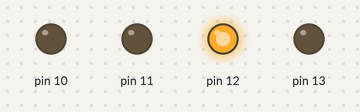
Bench run of a sketch on a simulated Arduino Uno, built with avr-gcc and run on an emulated ATmega328P. On the bench: output pins drawn as LEDs (lit = HIGH).

Above: at 0.06 s.
At 2.18 s:
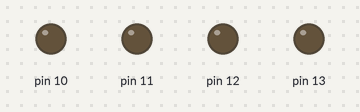
At 3.56 s:
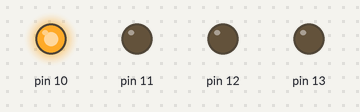
At 4.93 s:
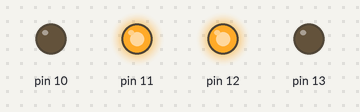
Timing chart, 0 to 5.2 s (numbered marks = the images above):
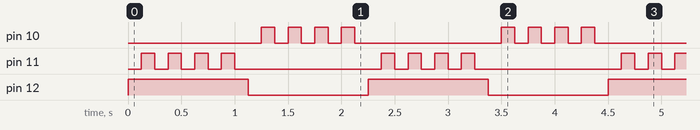

Measured:
- by itself, pin 10, pin 11: repeats every 2.3 s: 3 × (LOW 0.13 s, HIGH 0.13 s), LOW 1.4 s, HIGH 0.13 s
- by itself, pin 12: alternates HIGH for 1.1 s and LOW for 1.1 s

The sketch:

Clase_1__hola_mundo.ino
```cpp
void setup() {
  pinMode(13, OUTPUT);
  pinMode(12, OUTPUT);
  pinMode(11, OUTPUT);
  pinMode(10, OUTPUT);

}
void loop() {
  //AZUL
  digitalWrite(12, HIGH);
  delay(125);
  for (int i=0;i<=3;i++){
  digitalWrite(11, HIGH);
  delay(125);
  digitalWrite(11, LOW);
  delay(125);
  }
  digitalWrite(12, LOW);
  delay(125);
   for (int j=0;j<=3;j++){
  digitalWrite(10, HIGH);
  delay(125);
  digitalWrite(10, LOW);
  delay(125);
  }
  //digitalWrite(11, HIGH);
}
```
